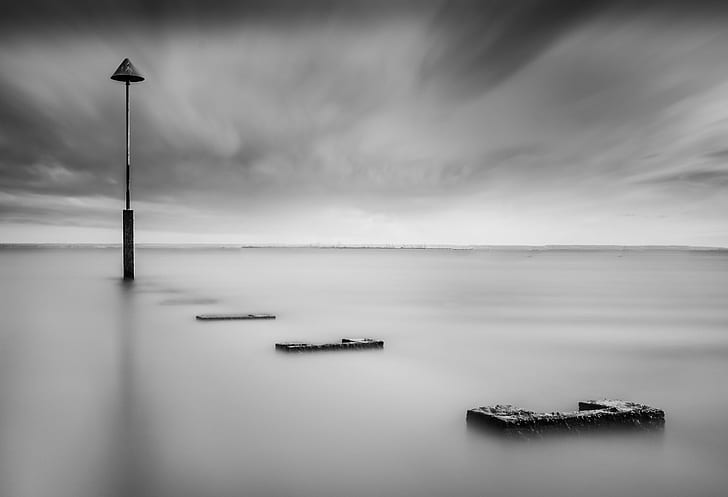
#> input picture flim_tools/morphology/fractal_dimension/ocean.jpg, 728 x 497 px
$ python fractal_dim_gray.py
#> lines starting #> are read from the running program, lines starting #| are printed output that depends on the picture; long printed decimals are rounded
import matplotlib as mpl
import matplotlib.pyplot as plt

mpl.rcParams["figure.dpi"] = 300
import math

import numpy as np
from PIL import Image


def pad_to_square(im, debug=False):
    """
    Pads image to a square for fractal dimension method

    Parameters
    ----------
    im : ndarray
        image in ndarray.
    debug : bool, optional
        Show debugging information. The default is False.

    Returns
    -------
    im_square : ndarray
        image or roi padded to a square.

    """
    # pad with zeros to dimension
    n_rows, n_cols = im.shape
    pad = "rows" if n_rows == min(n_rows, n_cols) else "cols"

    # pad offsets
    # pad axis
    difference = np.abs(n_rows - n_cols)
    before = difference // 2
    after = int(np.ceil(difference / 2))
    if pad == "rows":
        pass
        im_square = np.pad(
            im, ((before, after), (0, 0)), mode="constant", constant_values=0
        )
    if pad == "cols":
        pass
        im_square = np.pad(
            im, ((0, 0), (before, after)), mode="constant", constant_values=0
        )

    return im_square


def fractal_dimension_gray(roi, intensity, mode="standard", debug=False):
    """
    Computes the fractal dimenison based on the differential box counting method


    Parameters
    ----------
    roi : ndarray
        labels image.
    intensity : ndarray
        intensity image .
    mode : str, optional
        Choose the differential box counting method
        "Standard" will keep intensities in place
        "Shifting" will begin box counting method with bottom of
        first box at the min grayscale value. The default is "standard".
    debug : bool, optional
        Show debugging in formation. The default is False.

    Returns
    -------
    D : float
        fractal dimension.

    """
    image = roi * intensity
    # pad to square if needed
    rows, cols = image.shape
    if rows != cols:
        image = pad_to_square(image, debug=debug)

    (imM, _) = image.shape

    # calculate Nr and r
    Nr = []
    r = []
    if debug:
        print("|\tNr\t|\tr\t|S\t|")
    a = 2
    b = imM // 2
    nval = 20
    lnsp = np.linspace(1, math.log(b, a), nval)
    sval = a ** lnsp

    for S in sval:  # range(2,imM//2,(imM//2-2)//100):
        Ns = differential_box_counting(image, int(S), mode=mode, debug=debug)
        Nr.append(Ns)
        R = S / imM
        # r.append(S) # I think this should be R
        r.append(R)
        if debug:
            print("|%10d\t|%10f\t|%4d\t|" % (Ns, R, S))

    # calculate log(Nr) and log(1/r)
    y = np.log(np.array(Nr))
    x = np.log(1 / np.array(r))
    (D, b) = np.polyfit(x, y, deg=1)

    # search fit error value
    N = len(x)
    Sum = 0
    for i in range(N):
        Sum += (D * x[i] + b - y[i]) ** 2

    errorfit = (1 / N) * math.sqrt(Sum / (1 + D ** 2))

    if debug:
        # figure size 10x5 inches
        plt.figure(1, figsize=(10, 5)).canvas.set_window_title(
            "Fractal Dimension Calculate"
        )
        plt.subplots_adjust(left=0.04, right=0.98)
        plt.subplot(121)
        # plt.title(path)
        plt.imshow(image, cmap="gray")
        plt.axis("off")

        plt.subplot(122)
        plt.title(f"Fractal dimension = {D:.3f} \n Fit Error = {errorfit:.3f}")

        plt.plot(x, y, "ro", label="Calculated points")
        plt.plot(x, D * x + b, "k--", label="Linear fit")
        plt.legend(loc=4)
        plt.xlabel("log(1/r)")
        plt.ylabel("log(Nr)")
        plt.show()

    return D


def differential_box_counting(im, s, mode="standard", debug=False):
    """
    differential box counting method for grayscale images

    Parameters
    ----------
    im : ndarry
        2d image
    s : int
        scaling factor
    mode : string, optional
        determines how the boxes will be calculated,
        standard differentil box counting method vs
        shifting box counting method.
        The default is "standard".
    debug : bool, optional
        Show intermediate images. The default is False.

    Returns
    -------
    Ns : int
        number of boxes counted at this scale.
    """
    (width, height) = im.shape
    assert width == height
    M = width
    # grid size must be bigger than 2 and least than M/2
    G = 256  # range for dtype=np.uint8 # better way?

    # these lines are for skimage dtype determination
    # they generate a sample image 3x3 to know what
    # the return type is
    if im.shape == (3, 3):
        return 1

    # error check
    assert s >= 2  # scaling factor is min 2
    assert s <= M // 2  # length of image is min 2

    ngrid = math.ceil(M / s)
    h = G * (s / M)  # box height
    grid = np.zeros((ngrid, ngrid), dtype="int32")

    # iterate through larger grid
    for i in range(ngrid):
        for j in range(ngrid):
            maxg = 0
            ming = 255
            # iterate through each pixel in sub-grid, the min error bounds
            for k in range(i * s, min((i + 1) * s, M)):
                for l in range(j * s, min((j + 1) * s, M)):
                    if im[k, l] > maxg:
                        maxg = im[k, l]
                    if im[k, l] < ming:
                        ming = im[k, l]

            # box counting methods
            if mode == "standard":
                grid[i, j] = math.ceil(maxg / h) - math.ceil(ming / h) + 1
            if mode == "shifting":
                grid[i, j] = math.ceil((maxg - ming + 1) / h)

    if debug:
        plt.title(f"mode: {mode} \n scale: {s}")
        plt.imshow(grid)
        plt.show()

    Ns = grid.sum()

    return Ns


if __name__ == "__main__":
    path = str(input("Enter path to image:"))
#> the answer given: ocean.jpg
    # make image if nothing passed
    if path == "":
        from skimage.morphology import disk

        roi = disk(2)
        roi = roi[:4, :4]
        rng = np.random.default_rng(seed=0)
        random_grid = rng.random(roi.shape)
        intensity = (roi * random_grid * 255).astype(int)

    else:
        from pathlib import Path

        # path = Path(r"./sierpienski_triangle.jpg")
        # path = Path(r"./waves.jpg")
        # path = Path(r"./clouds.jpg")
        path = Path(r"./ocean.jpg")
        # path = Path(path)
        intensity = Image.open(path)  # Brodatz/D1.gif
#> intensity is the input picture: PIL image 728x497 RGB; min 0, max 255, mean 152.9
        intensity = intensity.convert("L")
#> intensity: PIL image 728x497 L
        # invert, make into abox, and set as binary with uin8 range

        intensity = np.asarray(intensity)
        # image = np.invert(np.asarray(image, dtype=(np.uint8)))
        im_min = min(intensity.shape)
#> im_min = 497
        intensity = intensity[:im_min, :im_min]
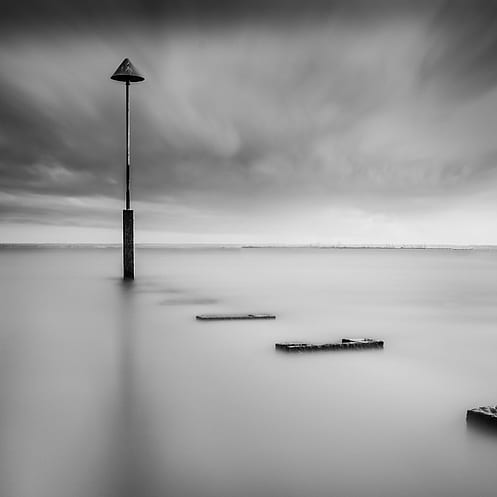
#> intensity: shape (497, 497); min 0, max 255, mean 155.1
        # image = ((image > 100).astype(int) * 255).astype(np.uint8)
        roi = np.ones(intensity.shape)

    # image = image[:, :len(image)//2]
    fractal_dim = fractal_dimension_gray(roi, intensity, debug=True)
#> the loop in fractal_dimension_gray, `for S in sval:` made 20 passes
#> Ns on passes 1 to 12: 202317, 202317, 113116, 63476, 44248, 22267, 13829, 9272, 4870, 3060, 1748, 1055
#| |    202317	|  0.004024	|   2	|
#| |    202317	|  0.005186	|   2	|
#| |    113116	|  0.006684	|   3	|
#| |     63476	|  0.008614	|   4	|
#| |     44248	|  0.0111	|   5	|
#| |     22267	|  0.01431	|   7	|
#| |     13829	|  0.01844	|   9	|
#| |      9272	|  0.02377	|  11	|
#> (further printed lines are left out)
#> pass 1, in differential_box_counting, `plt.show()`:
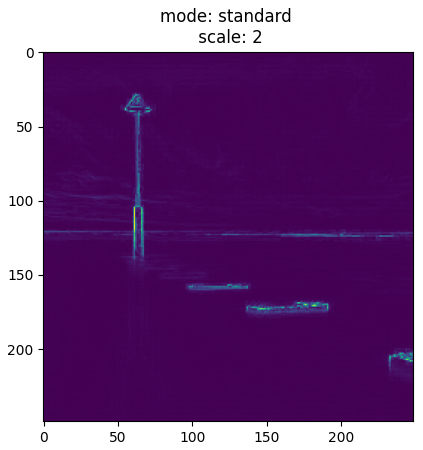
#> figure drawn by matplotlib, 1 panel
#> after the loop in fractal_dimension_gray, `for S in sval:`: Nr = [202317, 202317, 113116, 63476, 44248, 22267, 13829, 9272, 4870, 3060, 1748, 1055, 649, 363, 247, 122, 82, 50, 25, 21]; r = [0.00402, 0.00519, 0.00668, 0.00861, 0.0111, 0.0143, 0.0184, 0.0238, 0.0306, 0.0395, 0.0509, 0.0656, 0.0845, 0.109, 0.14, 0.181, 0.233, 0.3, 0.387, 0.499]
#> in fractal_dimension_gray, `y = np.log(np.array(Nr))`: y = 20 values, max 12.22 at index 0, min 3.04 at index 19, mean 7.74
#> in fractal_dimension_gray, `x = np.log(1 / np.array(r))`: x = 20 values, max 5.52 at index 0, min 0.695 at index 19, mean 3.11
#> in fractal_dimension_gray, `(D, b) = np.polyfit(x, y, deg=1)`: D = 2.01; b = 1.49
#> in fractal_dimension_gray, `N = len(x)`: N = 20
#> the loop in fractal_dimension_gray, `for i in range(N):` made 20 passes
#> Sum on passes 1 to 12: 0.135, 0.155, 0.161, 0.161, 0.184, 0.185, 0.185, 0.2, 0.2, 0.202, 0.202, 0.202
#> after the loop in fractal_dimension_gray, `for i in range(N):`: Sum = 0.282
#> in fractal_dimension_gray, `errorfit = (1 / N) * math.sqrt(Sum / (1 + D ** 2))`: errorfit = 0.0118
#> in fractal_dimension_gray, `plt.show()`:
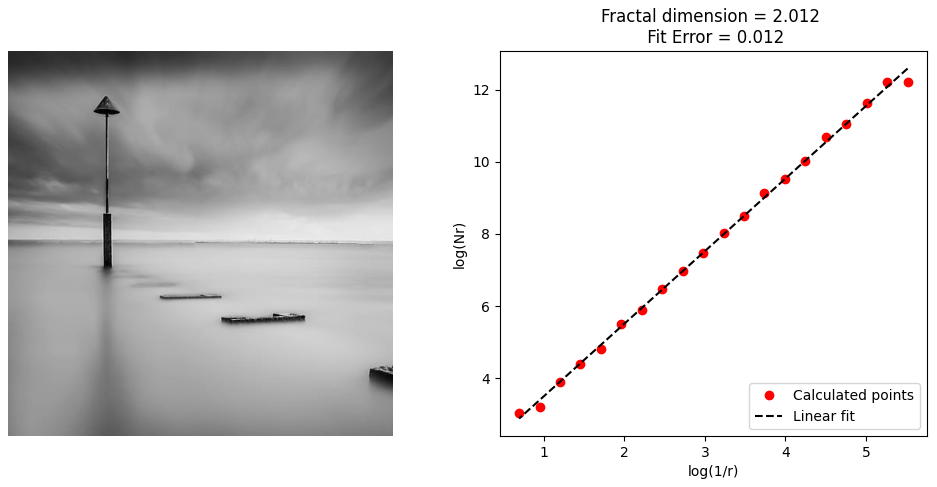
#> figure drawn by matplotlib, 2 panels
#> fractal_dim = 2.01
#> roi: shape (497, 497) float64; every value is 1
    print(f"fractal dimension: {fractal_dim}")
#| fractal dimension: 2.012

$ run again, with flim_tools/morphology/fractal_dimension/waves.jpg copied over flim_tools/morphology/fractal_dimension/ocean.jpg
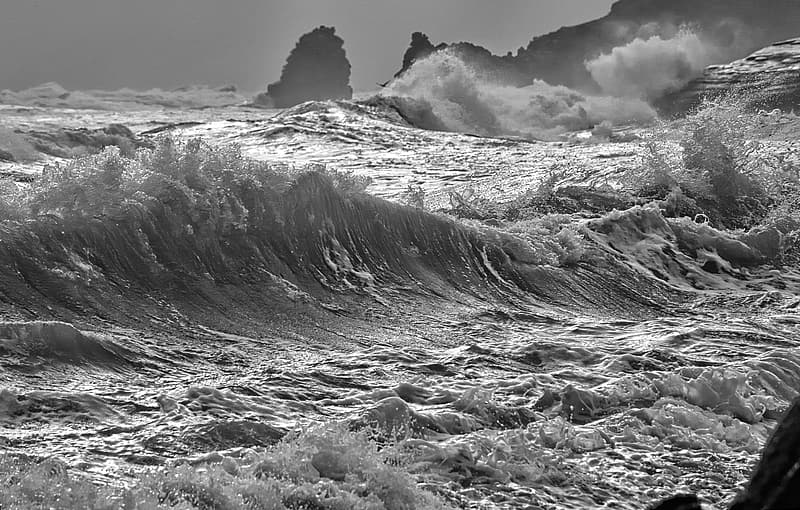
#> input picture flim_tools/morphology/fractal_dimension/waves.jpg, 800 x 510 px
#> intensity is the input picture: PIL image 800x510 RGB; min 0, max 255, mean 119.8
#> the loop in fractal_dimension_gray, `for S in sval:` made 20 passes
#> Ns on passes 1 to 8: 2644989, 2644989, 1284065, 680340, 401273, 176621, 93999, 57199
#> (printed output is left out)
#> pass 1, in differential_box_counting, `plt.show()`:
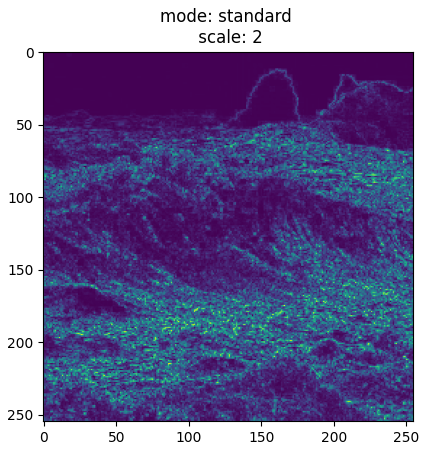
#> figure drawn by matplotlib, 1 panel
#> after the loop in fractal_dimension_gray, `for S in sval:`: Nr = [2644989, 2644989, 1284065, 680340, 401273, 176621, 93999, 57199, 24492, 13334, 6795, 3261, 1847, 914, 495, 219, 135, 75, 34, 29]; r = [0.00392, 0.00506, 0.00653, 0.00843, 0.0109, 0.014, 0.0181, 0.0234, 0.0302, 0.039, 0.0503, 0.0649, 0.0838, 0.108, 0.14, 0.18, 0.233, 0.3, 0.387, 0.5]
#> y = 20 values, max 14.79 at index 0, min 3.37 at index 19, mean 9.15
#> x = 20 values, max 5.54 at index 0, min 0.693 at index 19, mean 3.12
#> in fractal_dimension_gray, `(D, b) = np.polyfit(x, y, deg=1)`: D = 2.53; b = 1.28
#> N = 20
#> the loop in fractal_dimension_gray, `for i in range(N):` made 20 passes
#> Sum on passes 1 to 8: 0.237, 0.262, 0.268, 0.276, 0.319, 0.319, 0.321, 0.358
#> after the loop in fractal_dimension_gray, `for i in range(N):`: Sum = 0.563
#> errorfit = 0.0138
#> in fractal_dimension_gray, `plt.show()`:
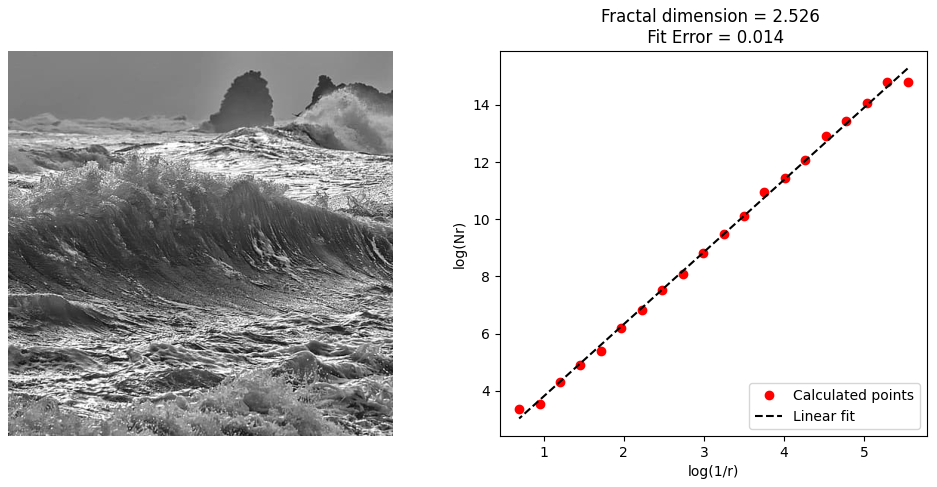
#> figure drawn by matplotlib, 2 panels
#> fractal_dim = 2.53
#> roi: shape (510, 510) float64; every value is 1
#| fractal dimension: 2.526

$ run again, with flim_tools/morphology/fractal_dimension/clouds.jpg copied over flim_tools/morphology/fractal_dimension/ocean.jpg
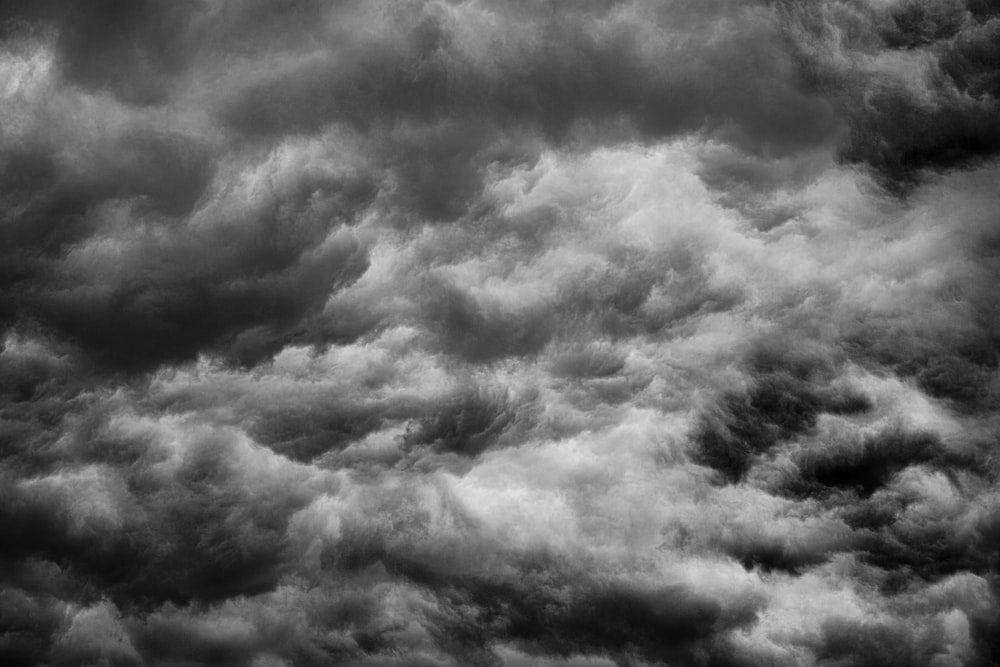
#> input picture flim_tools/morphology/fractal_dimension/clouds.jpg, 1000 x 667 px
#> intensity is the input picture: PIL image 1000x667 RGB; min 0, max 227, mean 97.9
#> the loop in fractal_dimension_gray, `for S in sval:` made 20 passes
#> Ns on passes 1 to 8: 763019, 763019, 431580, 251862, 165177, 83101, 39012, 22294
#> (printed output is left out)
#> pass 1, in differential_box_counting, `plt.show()`:
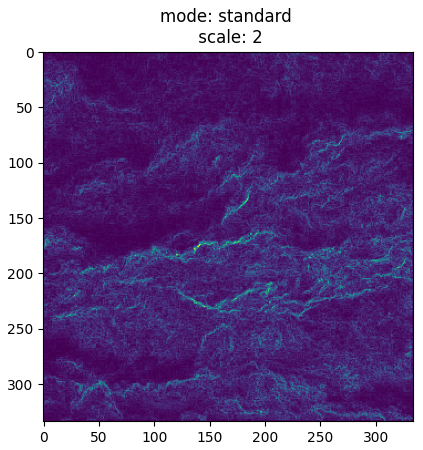
#> figure drawn by matplotlib, 1 panel
#> after the loop in fractal_dimension_gray, `for S in sval:`: Nr = [763019, 763019, 431580, 251862, 165177, 83101, 39012, 22294, 12508, 7106, 3710, 2078, 1123, 605, 305, 153, 85, 48, 25, 15]; r = [0.003, 0.00392, 0.00514, 0.00672, 0.0088, 0.0115, 0.0151, 0.0197, 0.0258, 0.0338, 0.0443, 0.0579, 0.0758, 0.0993, 0.13, 0.17, 0.223, 0.291, 0.381, 0.499]
#> y = 20 values, max 13.55 at index 0, min 2.71 at index 19, mean 8.45
#> x = 20 values, max 5.81 at index 0, min 0.695 at index 19, mean 3.25
#> in fractal_dimension_gray, `(D, b) = np.polyfit(x, y, deg=1)`: D = 2.23; b = 1.19
#> N = 20
#> the loop in fractal_dimension_gray, `for i in range(N):` made 20 passes
#> Sum on passes 1 to 8: 0.378, 0.379, 0.379, 0.385, 0.452, 0.482, 0.482, 0.486
#> after the loop in fractal_dimension_gray, `for i in range(N):`: Sum = 0.574
#> errorfit = 0.0155
#> in fractal_dimension_gray, `plt.show()`:
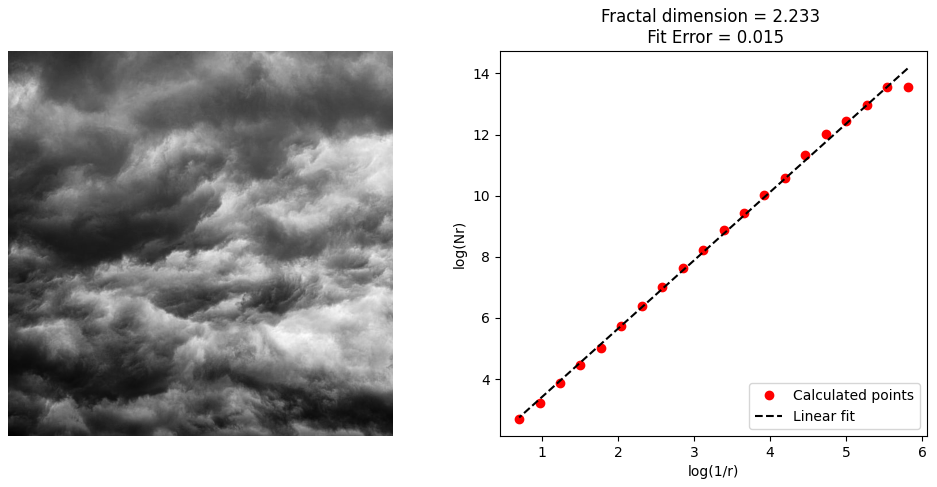
#> figure drawn by matplotlib, 2 panels
#> fractal_dim = 2.23
#> roi: shape (667, 667) float64; every value is 1
#| fractal dimension: 2.233
